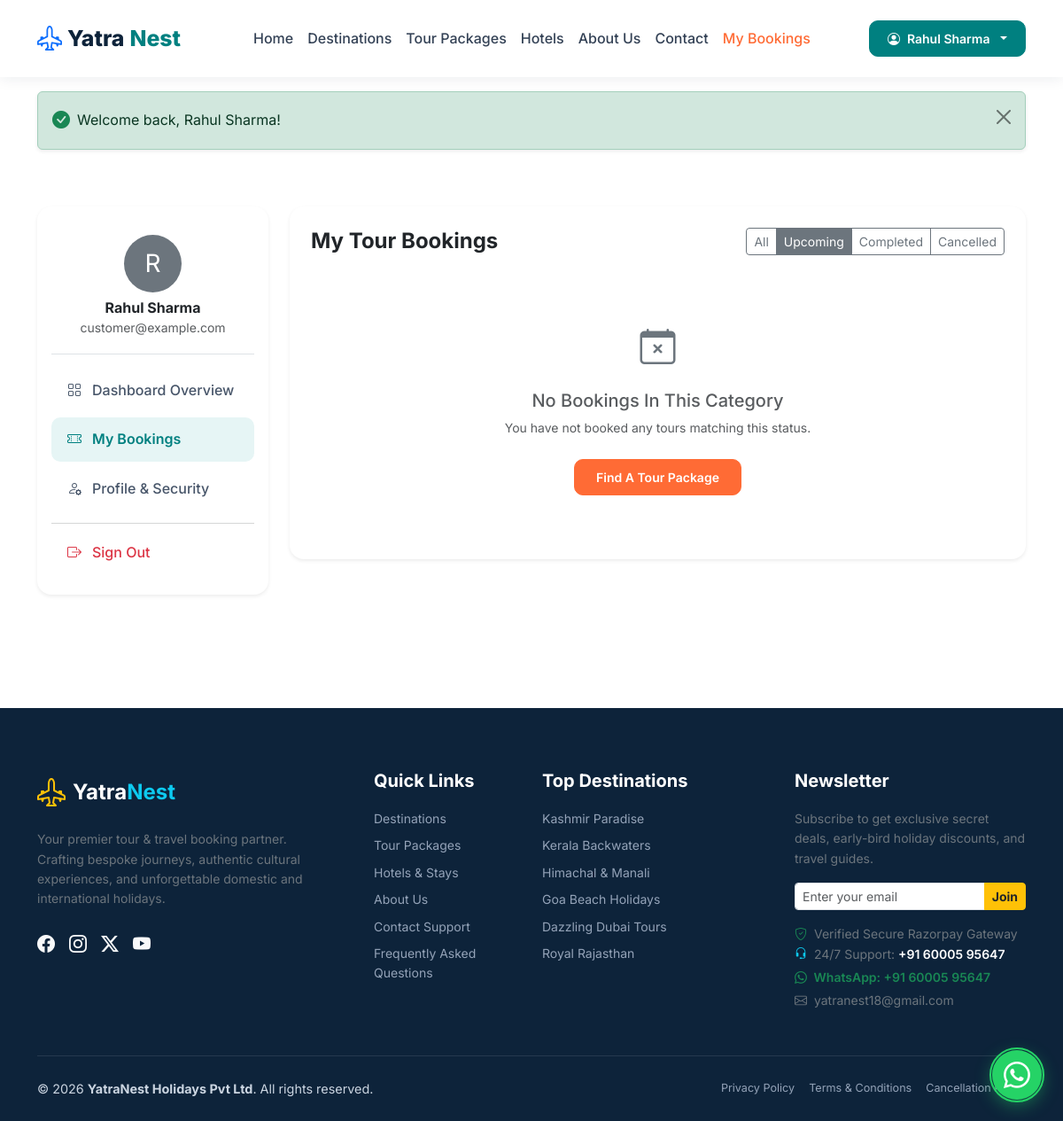
The page /my-bookings?filter=upcoming (signed in) on the database its author committed.
### tables this page shows
CREATE TABLE `users` (
  `id` int(10) unsigned NOT NULL AUTO_INCREMENT,
  `name` varchar(150) NOT NULL,
  `email` varchar(191) NOT NULL,
  `phone` varchar(25) DEFAULT NULL,
  `password_hash` varchar(255) NOT NULL,
  `status` enum('active','suspended') DEFAULT 'active',
  `avatar` varchar(255) DEFAULT NULL,
  `created_at` timestamp NOT NULL DEFAULT current_timestamp(),
  `updated_at` timestamp NOT NULL DEFAULT current_timestamp() ON UPDATE current_timestamp(),
  PRIMARY KEY (`id`),
  UNIQUE KEY `email` (`email`),
  KEY `idx_users_email` (`email`),
  KEY `idx_users_status` (`status`)
);

### app/Core/View.php (called while the page is built, shortened)
<?php
class View {
    private string $viewsPath;
    public function __construct(string $viewsPath) {
        $this->viewsPath = rtrim($viewsPath, '/\\');
    }
    public function render(string $view, array $data = [], ?string $layout = 'main'): void {
        $viewFile = $this->viewsPath . '/' . str_replace('.', '/', $view) . '.php';
        extract($data, EXTR_SKIP);
        require $viewFile;
        $layoutFile = $this->viewsPath . '/layouts/' . $layout . '.php';
        require $layoutFile;
    }
}

### app/Core/App.php (called while the page is built, shortened)
<?php
class App {
    private static ?self $instance = null;
    private array $config = [];
    private string $basePath;
    private Router $router;
    private Auth $auth;
    private View $view;
    public function __construct(string $basePath) {
        self::$instance = $this;
        $this->basePath = rtrim($basePath, '/\\');
        $this->auth = new Auth();
        $this->router = new Router();
        $this->view = new View($this->basePath . '/app/Views');
    }
    public static function getInstance(): self {
        return self::$instance ?? new self(dirname(__DIR__, 2));
    }
    public function getAuth(): Auth {
        return $this->auth;
    }
    public function renderView(string $view, array $data = [], ?string $layout = 'main'): void {
        $this->view->render($view, $data, $layout);
    }
    public function getConfig(string $key, mixed $default = null): mixed {
        $segments = explode('.', $key);
        $file = array_shift($segments);
        $value = $this->config[$file];
        foreach ($segments as $segment) {
            $value = $value[$segment];
        }
        return $value;
    }
    private function loadConfig(): void {
        foreach (['app', 'database', 'mail', 'razorpay'] as $cfg) {
            $path = $this->basePath . '/config/' . $cfg . '.php';
            if (file_exists($path)) {
                $this->config[$cfg] = require $path;
            }
        }
    }
    public function run(): void {
        $request = Request::createFromGlobals();
        $response = new Response();
        try {
            $this->router->dispatch($request, $response);
        } catch (\Throwable $e) {
            Logger::error("Unhandled exception: " . $e->getMessage(), [
                'file' => $e->getFile(),
                'line' => $e->getLine(),
                'trace' => $e->getTraceAsString(),
            ]);
            if (config('app.debug', false)) {
                $response->setStatusCode(500);
                view('front/errors/500', [
                    'title' => 'Server Error',
                    'message' => $e->getMessage(),
                    'trace' => $e->getTraceAsString(),
                    'file' => $e->getFile(),
                    'line' => $e->getLine()
                ]);
            } else {
                $response->setStatusCode(500);
                view('front/errors/500', [
                    'title' => 'Server Error',
                    'message' => 'An unexpected error occurred. Please try again later.'
                ]);
            }
        }
    }
}

### app/Helpers/Helpers.php (called while the page is built, shortened)
<?php
if (!function_exists('app')) {
    function app(): App {
        return App::getInstance();
    }
}
if (!function_exists('config')) {
    function config(string $key, mixed $default = null): mixed {
        return app()->getConfig($key, $default);
    }
}
if (!function_exists('url')) {
    function url(string $path = ''): string {
        $baseUrl = rtrim(config('app.url', 'http://localhost:8000'), '/');
        $path = ltrim($path, '/');
        return $path === '' ? $baseUrl : $baseUrl . '/' . $path;
    }
}
if (!function_exists('e')) {
    function e(?string $value): string {
        return htmlspecialchars((string)($value ?? ''), ENT_QUOTES | ENT_SUBSTITUTE, 'UTF-8');
    }
}
if (!function_exists('auth')) {
    function auth(): Auth {
        return app()->getAuth();
    }
}
if (!function_exists('view')) {
    function view(string $viewPath, array $data = [], ?string $layout = 'main'): void {
        App::getInstance()->renderView($viewPath, $data, $layout);
    }
}

### app/Core/Controller.php (called while the page is built, shortened)
<?php
abstract class Controller {
    protected function render(string $view, array $data = [], ?string $layout = 'main'): void {
        view($view, $data, $layout);
    }
}

### app/Controllers/Front/CustomerDashboardController.php (called while the page is built, shortened)
<?php
class CustomerDashboardController extends Controller {
    public function bookings(Request $request, Response $response): void {
        $userId = auth()->id();
        $filter = $request->getQuery('filter');
        $bookingModel = new Booking();
        $bookings = $bookingModel->getForCustomer($userId, $filter);
        $this->render('front/customer/bookings', [
            'title' => 'My Tour Bookings',
            'user' => auth()->user(),
            'bookings' => $bookings,
            'filter' => $filter
        ]);
    }
}

### app/Core/Router.php (called while the page is built, shortened)
<?php
class Router {
    private array $routes = [];
    private function addRoute(string $method, string $path, array|callable $handler, array $middleware = []): void {
        $path = '/' . trim($path, '/');
        $pattern = preg_replace('/\{([a-zA-Z0-9_]+)\}/', '(?P<$1>[^/]+)', $path);
        $regex = '#^' . $pattern . '$#';
        $this->routes[] = [
            'method' => strtoupper($method),
            'path' => $path,
            'regex' => $regex,
            'handler' => $handler,
            'middleware' => $middleware,
        ];
    }
    public function dispatch(Request $request, Response $response): mixed {
        $requestMethod = $request->getMethod();
        $requestPath = $request->getPath();
        foreach ($this->routes as $route) {
            if ($route['method'] !== $requestMethod) {
                continue;
            }
            if (preg_match($route['regex'], $requestPath, $matches)) {
                $params = [];
                $handler = $route['handler'];
                if (is_array($handler) && count($handler) === 2) {
                    [$class, $action] = $handler;
                    $controller = new $class();
                    return call_user_func_array([$controller, $action], array_merge([$request, $response], array_values($params)));
                }
            }
        }
        return null;
    }
}

### public/index.php (called while the page is built, shortened)
<?php
require_once dirname(__DIR__) . '/app/Helpers/Helpers.php';
$app = new App(dirname(__DIR__));
$app->run();

### app/Core/Auth.php (called while the page is built, shortened)
<?php
class Auth {
    private ?array $currentUser = null;
    public function check(): bool {
        return Session::has('user_id');
    }
    public function id(): ?int {
        return Session::get('user_id');
    }
    public function user(): ?array {
        if ($this->currentUser === null) {
            $db = Database::getConnection();
            $stmt = $db->prepare("
                SELECT u.*, GROUP_CONCAT(r.name) as roles_list
                FROM users u
                LEFT JOIN user_roles ur ON u.id = ur.user_id
                LEFT JOIN roles r ON ur.role_id = r.id
                WHERE u.id = :id AND u.status = 'active'
                GROUP BY u.id
            ");
            $stmt->execute([':id' => $this->id()]);
            $user = $stmt->fetch();
            if ($user) {
                $user['roles'] = !empty($user['roles_list']) ? explode(',', $user['roles_list']) : [];
                $this->currentUser = $user;
            } else {
                $this->logout();
            }
        }
        return $this->currentUser;
    }
    public function hasRole(string ...$roles): bool {
        $user = $this->user();
        return false;
    }
}

### app/Core/Session.php (called while the page is built, shortened)
<?php
class Session {
    public static function has(string $key): bool {
        return isset($_SESSION[$key]);
    }
}

### app/Views/front/customer/bookings.php (the view, shortened to what this page needs)
<div class="container py-5">
    <div class="row g-4">
        <div class="col-lg-3">
            <div class="card p-3 border-0 shadow-sm rounded-4 bg-white">
                <div class="text-center p-3 border-bottom mb-3">
                    <div class="rounded-circle bg-secondary text-white d-inline-flex align-items-center justify-content-center fs-3 mb-2" style="width: 65px; height: 65px;">
                        <?= strtoupper(substr($user['name'], 0, 1)) ?>
                    </div>
                    <h6 class="fw-bold text-dark mb-0"><?= e($user['name']) ?></h6>
                    <span class="small text-muted"><?= e($user['email']) ?></span>
                </div>
                <nav class="d-flex flex-column">
                    <a href="<?= url('/dashboard') ?>" class="dashboard-sidebar-item">
                        <i class="bi bi-grid"></i> Dashboard Overview
                    </a>
                    <a href="<?= url('/my-bookings') ?>" class="dashboard-sidebar-item active">
                        <i class="bi bi-ticket-perforated"></i> My Bookings
                    </a>
                    <a href="<?= url('/profile') ?>" class="dashboard-sidebar-item">
                        <i class="bi bi-person-gear"></i> Profile & Security
                    </a>
                    <hr class="my-2 text-muted">
                    <form method="POST" action="<?= url('/logout') ?>" class="m-0">
                        <button type="submit" class="dashboard-sidebar-item w-100 text-start border-0 bg-transparent text-danger">
                            <i class="bi bi-box-arrow-right"></i> Sign Out
                        </button>
                    </form>
                </nav>
            </div>
        </div>
        <div class="col-lg-9">
            <div class="card p-4 border-0 shadow-sm rounded-4 bg-white">
                <div class="d-flex flex-wrap justify-content-between align-items-center gap-3 mb-4">
                    <h4 class="fw-bold text-dark m-0">My Tour Bookings</h4>
                    <div class="btn-group btn-group-sm">
                        <a href="<?= url('/my-bookings') ?>" class="btn <?= empty($filter) ? 'btn-secondary' : 'btn-outline-secondary' ?>">All</a>
                        <a href="<?= url('/my-bookings?filter=upcoming') ?>" class="btn <?= ($filter ?? '') === 'upcoming' ? 'btn-secondary' : 'btn-outline-secondary' ?>">Upcoming</a>
                        <a href="<?= url('/my-bookings?filter=completed') ?>" class="btn <?= ($filter ?? '') === 'completed' ? 'btn-secondary' : 'btn-outline-secondary' ?>">Completed</a>
                        <a href="<?= url('/my-bookings?filter=cancelled') ?>" class="btn <?= ($filter ?? '') === 'cancelled' ? 'btn-secondary' : 'btn-outline-secondary' ?>">Cancelled</a>
                    </div>
                </div>
                <?php if (empty($bookings)): ?>
                <div class="text-center py-5 text-muted">
                    <i class="bi bi-calendar-x fs-1 text-secondary d-block mb-3"></i>
                    <h5>No Bookings In This Category</h5>
                    <p class="small text-muted mb-4">You have not booked any tours matching this status.</p>
                    <a href="<?= url('/packages') ?>" class="btn yn-btn-primary btn-sm px-4">Find A Tour Package</a>
                </div>
                <?php endif; ?>
            </div>
        </div>
    </div>
</div>

### app/Views/partials/navbar.php (shortened to what this page needs)
<?php
$currentPath = $_SERVER['REQUEST_URI'] ?? '/';
$user = auth()->user();
?>
<nav class="navbar navbar-expand-lg navbar-yn sticky-top py-3">
    <div class="container">
        <a class="navbar-brand" href="<?= url('/') ?>">
            <i class="bi bi-airplane-engines text-primary fs-3"></i>
            Yatra<span>Nest</span>
        </a>
        <div class="collapse navbar-collapse" id="navbarMain">
            <ul class="navbar-nav mx-auto mb-2 mb-lg-0">
                <li class="nav-item">
                    <a class="nav-link <?= $currentPath === '/' ? 'active' : '' ?>" href="<?= url('/') ?>">Home</a>
                </li>
                <li class="nav-item">
                    <a class="nav-link <?= str_starts_with($currentPath, '/destinations') ? 'active' : '' ?>" href="<?= url('/destinations') ?>">Destinations</a>
                </li>
                <li class="nav-item">
                    <a class="nav-link <?= str_starts_with($currentPath, '/packages') ? 'active' : '' ?>" href="<?= url('/packages') ?>">Tour Packages</a>
                </li>
                <li class="nav-item">
                    <a class="nav-link <?= str_starts_with($currentPath, '/hotels') ? 'active' : '' ?>" href="<?= url('/hotels') ?>">Hotels</a>
                </li>
                <li class="nav-item">
                    <a class="nav-link <?= str_starts_with($currentPath, '/about') ? 'active' : '' ?>" href="<?= url('/about') ?>">About Us</a>
                </li>
                <li class="nav-item">
                    <a class="nav-link <?= str_starts_with($currentPath, '/contact') ? 'active' : '' ?>" href="<?= url('/contact') ?>">Contact</a>
                </li>
                <?php if ($user): ?>
                <li class="nav-item">
                    <a class="nav-link <?= str_starts_with($currentPath, '/my-bookings') ? 'active' : '' ?>" href="<?= url('/my-bookings') ?>">My Bookings</a>
                </li>
                <?php endif; ?>
            </ul>
            <div class="d-flex align-items-center gap-2">
                <?php if ($user): ?>
                    <div class="dropdown">
                        <button class="btn btn-sm yn-btn-secondary dropdown-toggle d-flex align-items-center gap-2" type="button" data-bs-toggle="dropdown" aria-expanded="false">
                            <i class="bi bi-person-circle"></i>
                            <span><?= e($user['name']) ?></span>
                        </button>
                    </div>
                <?php endif; ?>
            </div>
        </div>
    </div>
</nav>

### public/assets/css/main.css (style rules this page uses)
:root { --yn-primary: #0d233a; --yn-secondary: #008080; --yn-accent: #ff6b35; --yn-accent-hover: #e55a24; --yn-light: #f8fafc; --yn-dark: #0f172a; --yn-gray-100: #f1f5f9; --yn-gray-200: #e2e8f0; --yn-gray-600: #64748b; --yn-gray-800: #1e293b; --yn-font-sans: 'Inter', -apple-system, BlinkMacSystemFont, 'Segoe UI', Roboto, sans-serif; --yn-card-radius: 14px; --yn-transition: all 0.25s ease-in-out; }
body { font-family: var(--yn-font-sans); background-color: #ffffff; color: var(--yn-gray-800); line-height: 1.6; overflow-x: hidden; }
.navbar-yn { background: rgba(255, 255, 255, 0.98); backdrop-filter: blur(10px); box-shadow: 0 2px 15px rgba(13, 35, 58, 0.08); transition: var(--yn-transition); }
.navbar-yn .navbar-brand { font-weight: 800; font-size: 1.55rem; color: var(--yn-primary); display: flex; align-items: center; gap: 6px; }
.navbar-yn .navbar-brand span { color: var(--yn-secondary); }
.navbar-yn .nav-link { font-weight: 500; color: #334155; padding: 0.6rem 0.9rem; transition: var(--yn-transition); }
.navbar-yn .nav-link:hover, .navbar-yn .nav-link.active { color: var(--yn-accent); }
.yn-btn-primary { background-color: var(--yn-accent); border-color: var(--yn-accent); color: #ffffff; font-weight: 600; border-radius: 10px; padding: 0.55rem 1.25rem; transition: var(--yn-transition); }
.yn-btn-secondary { background-color: var(--yn-secondary); border-color: var(--yn-secondary); color: #ffffff; font-weight: 600; border-radius: 10px; padding: 0.55rem 1.25rem; transition: var(--yn-transition); }
.dashboard-sidebar-item { display: flex; align-items: center; gap: 12px; padding: 12px 18px; border-radius: 10px; color: #475569; text-decoration: none; font-weight: 500; transition: var(--yn-transition); margin-bottom: 6px; }
.dashboard-sidebar-item:hover, .dashboard-sidebar-item.active { background: #e6f5f5; color: var(--yn-secondary); font-weight: 600; }

### rows shown on the page
users: name "Rahul Sharma", name "R", email "customer@example.com"

### other values the page prints
$successMsg "Welcome back, Rahul Sharma!"
